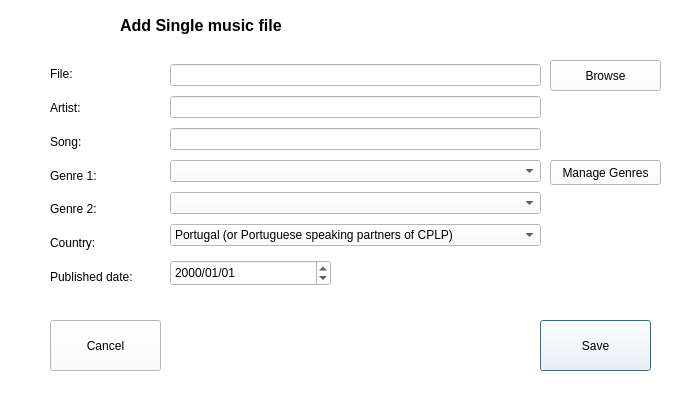
<?xml version="1.0" encoding="UTF-8"?>
<ui version="4.0">
 <class>add_music_single</class>
 <widget class="QDialog" name="add_music_single">
  <property name="geometry">
   <rect>
    <x>0</x>
    <y>0</y>
    <width>678</width>
    <height>396</height>
   </rect>
  </property>
  <property name="windowTitle">
   <string>Add a song</string>
  </property>
  <property name="styleSheet">
   <string notr="true">background-color: rgb(255, 255, 255);</string>
  </property>
  <widget class="QLabel" name="label">
   <property name="geometry">
    <rect>
     <x>120</x>
     <y>10</y>
     <width>531</width>
     <height>31</height>
    </rect>
   </property>
   <property name="font">
    <font>
     <pointsize>12</pointsize>
     <weight>75</weight>
     <bold>true</bold>
    </font>
   </property>
   <property name="text">
    <string>Add Single music file</string>
   </property>
  </widget>
  <widget class="QToolButton" name="toolButton">
   <property name="geometry">
    <rect>
     <x>550</x>
     <y>60</y>
     <width>111</width>
     <height>31</height>
    </rect>
   </property>
   <property name="text">
    <string>Browse</string>
   </property>
  </widget>
  <widget class="QPushButton" name="pushButton">
   <property name="geometry">
    <rect>
     <x>540</x>
     <y>320</y>
     <width>111</width>
     <height>51</height>
    </rect>
   </property>
   <property name="text">
    <string>Save</string>
   </property>
  </widget>
  <widget class="QPushButton" name="pushButton_2">
   <property name="geometry">
    <rect>
     <x>50</x>
     <y>320</y>
     <width>111</width>
     <height>51</height>
    </rect>
   </property>
   <property name="text">
    <string>Cancel</string>
   </property>
  </widget>
  <widget class="QWidget" name="layoutWidget">
   <property name="geometry">
    <rect>
     <x>50</x>
     <y>60</y>
     <width>111</width>
     <height>231</height>
    </rect>
   </property>
   <layout class="QVBoxLayout" name="verticalLayout">
    <item>
     <widget class="QLabel" name="label_2">
      <property name="text">
       <string>File:</string>
      </property>
     </widget>
    </item>
    <item>
     <widget class="QLabel" name="label_3">
      <property name="text">
       <string>Artist:</string>
      </property>
     </widget>
    </item>
    <item>
     <widget class="QLabel" name="label_4">
      <property name="text">
       <string>Song:</string>
      </property>
     </widget>
    </item>
    <item>
     <widget class="QLabel" name="label_5">
      <property name="text">
       <string>Genre 1:</string>
      </property>
     </widget>
    </item>
    <item>
     <widget class="QLabel" name="label_6">
      <property name="text">
       <string>Genre 2:</string>
      </property>
     </widget>
    </item>
    <item>
     <widget class="QLabel" name="label_7">
      <property name="toolTip">
       <string>&lt;html&gt;&lt;head/&gt;&lt;body&gt;&lt;p&gt;This field will be used to see if a music is &amp;quot;national&amp;quot; or &amp;quot;international&amp;quot;&lt;/p&gt;&lt;/body&gt;&lt;/html&gt;</string>
      </property>
      <property name="text">
       <string>Country:</string>
      </property>
     </widget>
    </item>
    <item>
     <widget class="QLabel" name="label_8">
      <property name="toolTip">
       <string>&lt;html&gt;&lt;head/&gt;&lt;body&gt;&lt;p&gt;This date will be used to calculate the amount of new music played&lt;/p&gt;&lt;/body&gt;&lt;/html&gt;</string>
      </property>
      <property name="text">
       <string>Published date:</string>
      </property>
     </widget>
    </item>
   </layout>
  </widget>
  <widget class="QWidget" name="layoutWidget">
   <property name="geometry">
    <rect>
     <x>170</x>
     <y>60</y>
     <width>371</width>
     <height>194</height>
    </rect>
   </property>
   <layout class="QVBoxLayout" name="verticalLayout_2">
    <item>
     <widget class="QLineEdit" name="txt_file"/>
    </item>
    <item>
     <widget class="QLineEdit" name="txt_artist"/>
    </item>
    <item>
     <widget class="QLineEdit" name="txt_song"/>
    </item>
    <item>
     <widget class="QComboBox" name="cbox_g1">
      <property name="styleSheet">
       <string notr="true">selection-color: rgb(87, 118, 255);</string>
      </property>
     </widget>
    </item>
    <item>
     <widget class="QComboBox" name="cbox_g2">
      <property name="styleSheet">
       <string notr="true">selection-color: rgb(87, 118, 255);</string>
      </property>
     </widget>
    </item>
    <item>
     <widget class="QComboBox" name="cbox_country">
      <property name="styleSheet">
       <string notr="true">selection-color: rgb(87, 118, 255);</string>
      </property>
      <property name="currentText">
       <string>Portugal (or Portuguese speaking partners of CPLP)</string>
      </property>
      <item>
       <property name="text">
        <string>Portugal (or Portuguese speaking partners of CPLP)</string>
       </property>
      </item>
      <item>
       <property name="text">
        <string>Other</string>
       </property>
      </item>
     </widget>
    </item>
   </layout>
  </widget>
  <widget class="QLabel" name="label_9">
   <property name="geometry">
    <rect>
     <x>50</x>
     <y>0</y>
     <width>51</width>
     <height>51</height>
    </rect>
   </property>
   <property name="text">
    <string/>
   </property>
   <property name="pixmap">
    <pixmap>../../../../usr/share/icons/Mint-X/mimetypes/48/application-ogg.png</pixmap>
   </property>
  </widget>
  <widget class="QDateEdit" name="f_date">
   <property name="geometry">
    <rect>
     <x>170</x>
     <y>260</y>
     <width>161</width>
     <height>26</height>
    </rect>
   </property>
   <property name="displayFormat">
    <string>yyyy/MM/dd</string>
   </property>
  </widget>
  <widget class="QPushButton" name="bt_manageGenres">
   <property name="geometry">
    <rect>
     <x>550</x>
     <y>160</y>
     <width>111</width>
     <height>25</height>
    </rect>
   </property>
   <property name="text">
    <string>Manage Genres</string>
   </property>
  </widget>
 </widget>
 <resources/>
 <connections/>
</ui>
